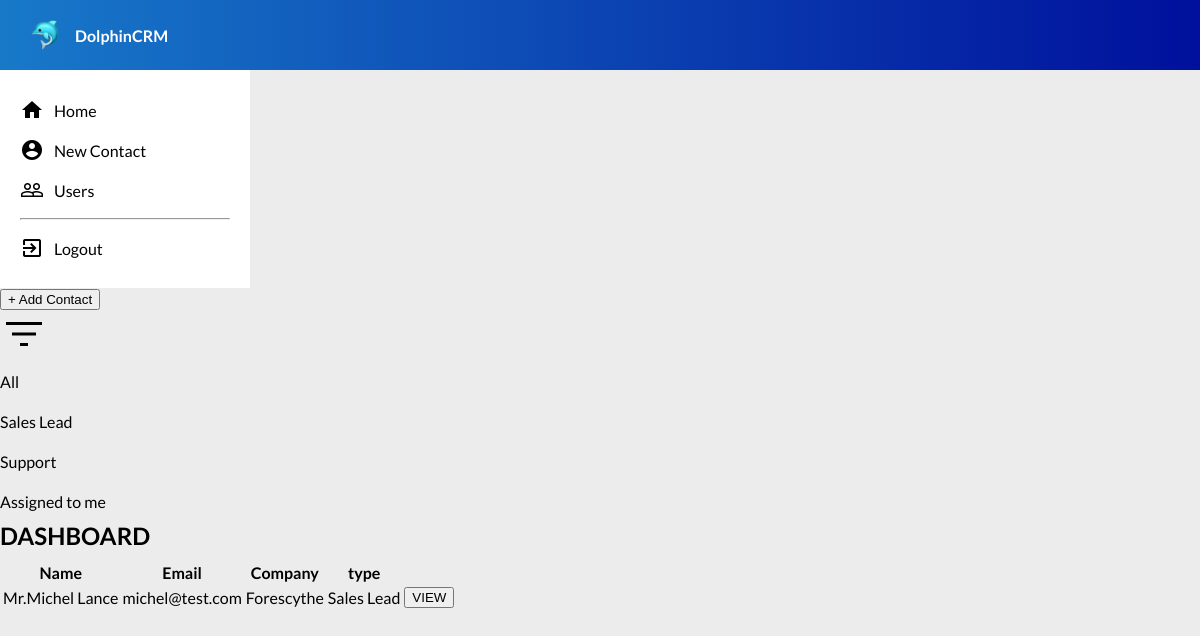
The app's page /dashboard.php?query=Sales Lead with its own data.
### tables this page shows
CREATE TABLE `contacts` (
  `id` int(11) NOT NULL auto_increment,
  `title` varchar(30) NOT NULL,
  `firstname` varchar(25) NOT NULL,
  `lastname` varchar(25) NOT NULL,
  `email` varchar(30) NOT NULL,
  `telephone` varchar(10) NOT NULL,
  `company` varchar(40) NOT NULL,
  `type` varchar(20) NOT NULL,
  `assigned_to` int(11) NOT NULL,
  `created_by` int(11) NOT NULL,
  `created_at` datetime NOT NULL,
  `updated_at` datetime NOT NULL,
   PRIMARY KEY(`id`)
);

### dashboard.php (the view, shortened to what this page needs)
<!DOCTYPE html>
<html>
<head>
    <link rel="stylesheet" href="addUser.css">
    <header>
    <nav>
    <img class="dolpin" src="dolphin.jpg" alt="Dolphin CRM" width=30px height=30px>
        <p>DolphinCRM</p>
    </nav>
</head>
<aside>
            <ul>
                <a href="dashboard.php"><li><i class="material-icons">home</i>Home</li></a>
                <a href="new_contact.php"><li><i class="material-icons">account_circle</i>New Contact</li></a>
                <a href="view-users.php"><li><i class="material-icons">people_outline</i>Users</li></a>
                <hr>
                <a href="logout.php"><li><i class="material-icons">exit_to_app</i>Logout</li></a>
            </ul>
        </aside>
<body>
<div class="dashboard">
        <button class="Addcontact" onclick="window.location.href='new_contact.php'">
        + Add Contact</button>
        <div class="filter">
                <img src="filter.png" alt="">
                <span>
                    <a href="dashboard.php">All</a>
                </span>
                <span>
                    <a href="dashboard.php?query=Sales Lead" >Sales Lead</a>
                </span>
                <span>
                <a href="dashboard.php?query=Support">Support</a>
                </span>
                <span>
                <a href="dashboard.php?query=Support">Assigned to me</a>
                </span>
 </div>
        <div id=" table">
        <caption><h2> DASHBOARD </h2></caption>
        <table>
        <thead>
            <tr>
            <th id = "t1"> Name </th>
            <th id = "t2"> Email </th>
            <th id = "t3"> Company </th>
            <th id = "t4"> type </th>
            <th></th>
            </tr>
        </thead>
        <tbody>
            <?php
            $host = "localhost";
            $username = "root";
            $password = "";
            $dbname = "schema";
            $conn= new mysqli($host,$username,$password,$dbname);
            if(!isset($_GET['fetch'])){
                if(!isset($_GET['query'])){
                    $sql = "SELECT * FROM contacts";
                } else {
                    $filter = $_GET['query'];
                    $sql = "SELECT * FROM contacts WHERE type='$filter'";
                }
                $results = $conn -> query($sql);
            } else {
                $sql = "SELECT * FROM contacts WHERE assigned_to='$user'";
                $results = $conn -> query($sql);
            }
            while($row = $results->fetch_assoc()){
                echo "<tr>
                <td>".$row["title"]."".$row["firstname"]." ".$row["lastname"]."</td>
                <td>".$row["email"]."</td>
                <td>".$row["company"]."</td>
                <td>".$row["type"]."</td>
                <td> <button class='views'>VIEW</button></td>
                </tr>";
            }
            ?>
        </tbody>
        </table>
        </div>
</div>
</body>
</html>

### Adduser.css (style rules this page uses)
* { -webkit-box-sizing: border-box; box-sizing: border-box; -moz-box-sizing: border-box; }
html { height: 100%; }
body { height: 100%; margin: 0; background-color: rgba(233, 233, 233, 0.83); font-family: 'Lato', sans-serif; }
h1, h2, h3, h4, h5, p { margin: 0; }
a, button { cursor: pointer; }
nav { display: flex; justify-content: flex-start; align-items: center; height: 70px; padding: 30px; background: linear-gradient(90deg, rgb(24, 121, 201) 0%, rgb(0, 16, 156) 100%); font-weight: bolder; color: white; }
nav img { margin-right: 15px; }
aside { width: 250px; background-color: white; height: 100%; padding: 20px; }
aside i { margin-right: 10px; }
ul { list-style-type: none; margin: 0; padding: 0; }
a { display: flex; align-items: center; height: 40px; text-decoration: none; color: black; transition: 0.2s; }
li { display: flex; align-items: center; }
h2 { margin-bottom: 10px; }

### records on screen
contacts: title "Mr.", firstname "Michel", lastname "Lance", email "michel@test.com", company "Forescythe", type "Sales Lead"
